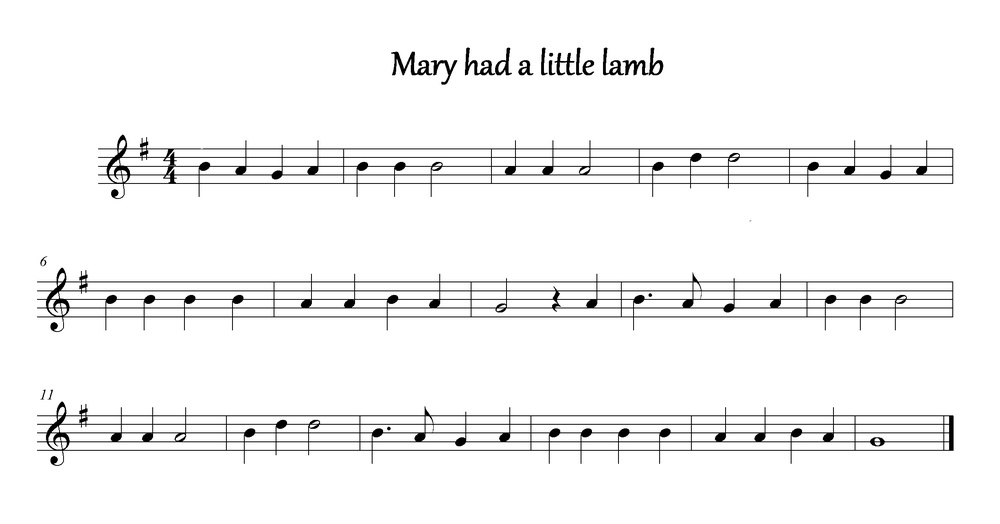
#> input picture 影像處理/huanliangTest/2.jpg, 1000 x 524 px, shrunk from 2456 x 1288 before the run
$ python main.py
#> lines starting #> are read from the running program, lines starting #| are printed output that depends on the picture; after the words box and inside, x2 and y2 are one past the last pixel; in counts of white or black regions, pixels touching at a corner belong together
### 影像處理/huanliangTest/findline.py
import cv2
import os
import numpy as np

def findline(path):

    img = cv2.imread(path, cv2.IMREAD_GRAYSCALE)
    h, w = img.shape

    #  Noise Removal
    img = cv2.fastNlMeansDenoising(img, None, 10, 7, 21)

    # Deskewing
    # = None =

    h, w = img.shape
    imgmack = np.zeros([h, w], dtype="uint8")
    imgmack2 = np.zeros([h, w], dtype="uint8")
    #imgmack2 = np.zeros([h, w, 3], dtype="uint8") # if need output test img

    #  Binarization
    ret, thresh1 = cv2.threshold(img, 200, 255, cv2.THRESH_BINARY)
    #cv2.imshow("show", thresh1)
    #cv2.waitKey(0)

    # if y,-5x~+5x (h.line) same set to white else black
    for y in range(h-1):
        for x in range(w-1):
            if(thresh1[y, x] == 0 and
               thresh1[y, x - 1] == 0 and
               thresh1[y, x - 2] == 0 and
               thresh1[y, x - 3] == 0 and
               thresh1[y, x - 4] == 0 and
               thresh1[y, x - 5] == 0 and
               thresh1[y, x + 1] == 0 and
               thresh1[y, x + 2] == 0 and
               thresh1[y, x + 3] == 0 and
               thresh1[y, x + 4] == 0 and
               thresh1[y, x + 5] == 0):
                imgmack[y, x] = 255

    #cv2.imshow("thresh", thresh1)
    #cv2.imshow("imgmack", imgmack)
    #cv2.waitKey(0)

    for y in range(h-1): #檢查是不是一線段
        for x in range(w-1):
            if(imgmack[y, x] == 255):
                if(
                        imgmack[y, x - 1] == 255 and
                        imgmack[y, x - 2] == 255 and
                        imgmack[y, x - 3] == 255 and
                        imgmack[y, x - 4] == 255 and
                        imgmack[y, x - 5] == 255 and
                        imgmack[y, x + 1] == 255 and
                        imgmack[y, x + 2] == 255 and
                        imgmack[y, x + 3] == 255 and
                        imgmack[y, x + 4] == 255 and
                        imgmack[y, x + 5] == 255
                ):
                    #畫線並且上下去掉
                    imgmack2[y, x] = 255
                    imgmack2[y + 1, x] = 0
                    imgmack2[y + 2, x] = 0
                    imgmack2[y - 1, x] = 0
                    imgmack2[y - 2, x] = 0


    #cv2.imshow("imgmack2", imgmack2)
    #cv2.waitKey(0)
    #cv2.imwrite("imgmack2.jpg", imgmack2) # if output test img
    return imgmack2

### 影像處理/huanliangTest/five.py
import cv2
import os
import numpy as np
from regulatex import regulatex

def five(img):
    #img = cv2.imread("imgmack2.jpg", cv2.IMREAD_GRAYSCALE) # if test img
    h, w = img.shape

    current_xtail = w-1
    lastx = 0
    lasty = 0

    # found the last of x axis
    while(current_xtail > 0):
        for current_yhead in range(h-1):
            if(img[current_yhead][current_xtail] == 255):   # record & break if found xtail
                lastx = current_xtail
                lasty = current_yhead
                break
        if(lastx != 0): #if xtail not empty
            break
        current_xtail -= 1

    testx = lastx
    #print(lastx)
    listy = []
    # found all line(y axis) position
    for y in range(h-1):
        if(img[y][testx] == 255 or
            img[y][testx-1] == 255 or
            img[y][testx-2] == 255 or
            img[y][testx-3] == 255 or
            img[y][testx+1] == 255 or
            img[y][testx+2] == 255 or
            img[y][testx+3] == 255):
            listy.append(y)

    #cv2.imshow("show", img)
    #cv2.waitKey(0)

    #print(listy)

    listx = []
    # found all line(x-left axis) position
    for y in listy:
        for x in range(w-1):
            if (img[y][x] == 255):
                listx.append(x)
                break
    #print(listx)
    five = np.zeros([h, w, 1], dtype="uint8")

    listx = regulatex(listx)

    #print(listx)
    i = 0
    # build only fiveline pic
    while(i<len(listy)):
        intx = listx[i]
        while (intx < lastx):
            five[listy[i]][intx] = 255
            intx = intx + 1
        i += 1

    cv2.imwrite("five.jpg", five) # if output test img
    return five, lastx

### regulatex.py
def regulatex(listx):
    #print(listx)
    time = 5
    i = 0
    xbass = listx[0]
    while(i<len(listx)):
        if(listx[i] < xbass):
            xbass = listx[i]
        if(i%time == 4):    # every each line 5
            listx[i] = listx[i-1] = listx[i-2] = listx[i-3] = listx[i-4] = xbass #line 1-5 is a group

        i = i+1

    return listx

### 影像處理/huanliangTest/get_fiveline_rows.py
def get_fiveline_rows(img1, lastx):

    row = img1.shape[0]  # Image Height
    staffRow = []
    lineRow = []
    line_count = 0

    for i in range(row):   #in height
        if (img1[i, lastx-1] == 255):  #is black
            lineRow.append(i)
            line_count += 1
        if (line_count == 5): # one set
            staffRow.append(lineRow)
            lineRow = []
            line_count = 0
    return staffRow


### 影像處理/huanliangTest/get_rows_dist.py

import numpy as np

def get_rows_dist(staffRow):
    row = len(staffRow) # num of staff row
    staffRow_spacing = []   # mean of each line spacing

    for i in range(row):    # loop each row
        row_spacing = []
        for j in range(4):  # search each row spacing
            row_spacing.append(staffRow[i][j+1] - staffRow[i][j] -1)
        counts = np.bincount(row_spacing)
        staffRow_spacing.append(np.argmax(counts))
    counts = np.bincount(staffRow_spacing)
    line_spacing = np.argmax(counts)

    return staffRow_spacing, line_spacing

### 影像處理/huanliangTest/main.py
from findline import findline
from five import five
from get_fiveline_rows import get_fiveline_rows
from get_rows_dist import get_rows_dist
import cv2
import os

# ============ Read Image ============
filename = input()
#> the answer given: 2.jpg
img = cv2.imread(filename, cv2.IMREAD_GRAYSCALE)
#> img is the input picture: shape (524, 1000); min 0, max 255, mean 244.5

# ============ Image Preprocessing + Staff Detection ============
imgmark = findline(filename)
#> in findline, `ret, thresh1 = cv2.threshold(img, 200, 255, cv2.THRESH_BINARY)`:
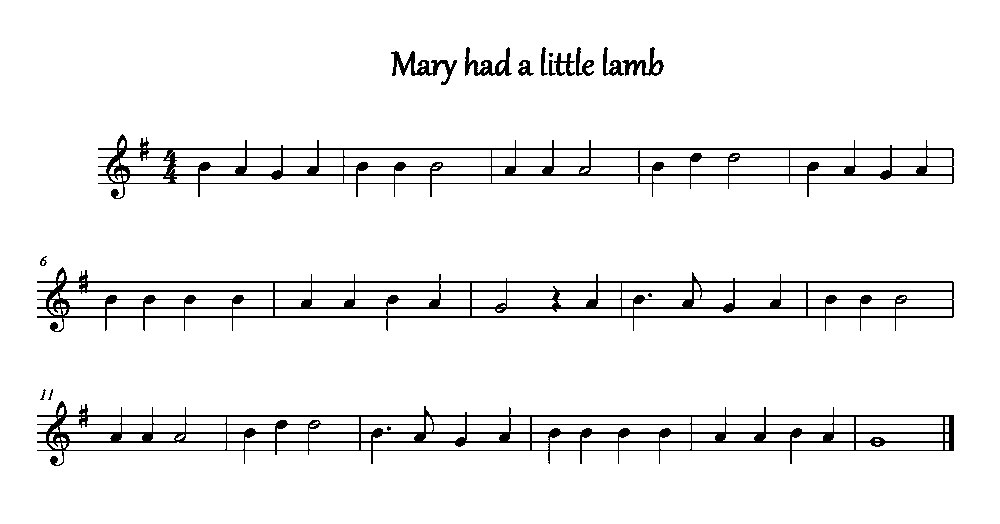
#> thresh1: shape (524, 1000); 93.8% white; black in thin lines or dots, all inside (x1, y1, x2, y2) = (37, 47, 954, 466)
#> after the loop in findline, `for y in range(h-1):`:
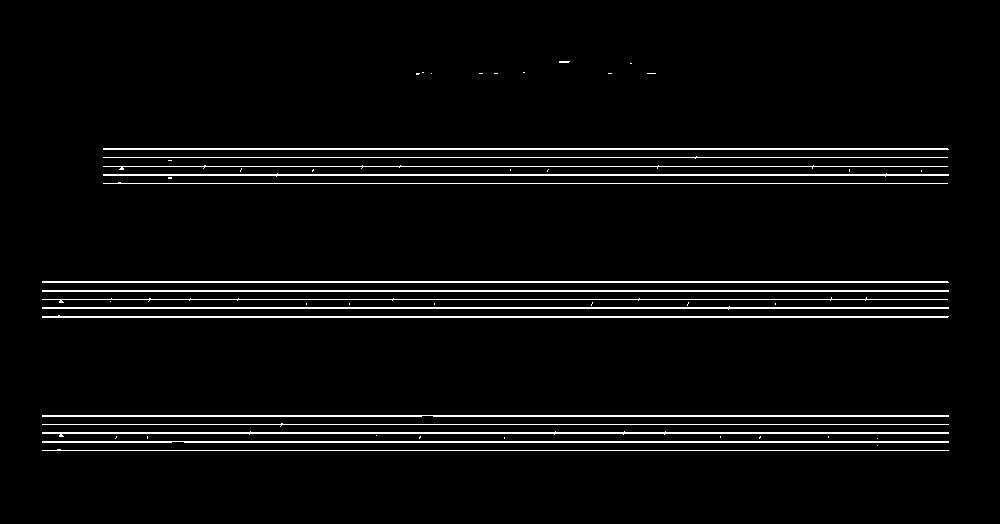
#> imgmack: shape (524, 1000); 4.1% white in thin lines or dots, all inside (x1, y1, x2, y2) = (42, 61, 949, 451)
#> after the loop in findline, `for y in range(h-1):`:
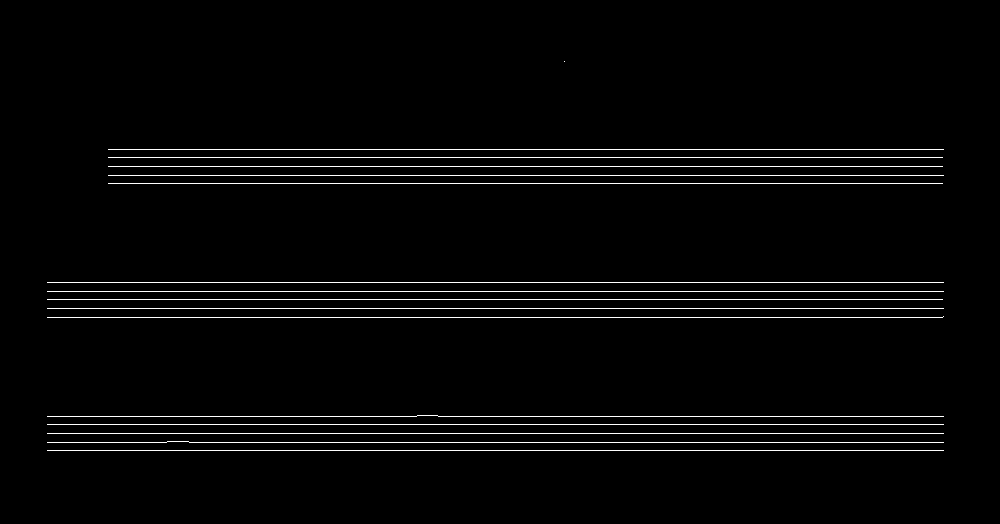
#> imgmack2: shape (524, 1000); 2.5% white in thin lines or dots, all inside (x1, y1, x2, y2) = (47, 61, 944, 451)
fiveline, lastx = five(imgmark)
#> after the loop in five, `while(i<len(listy)):`:
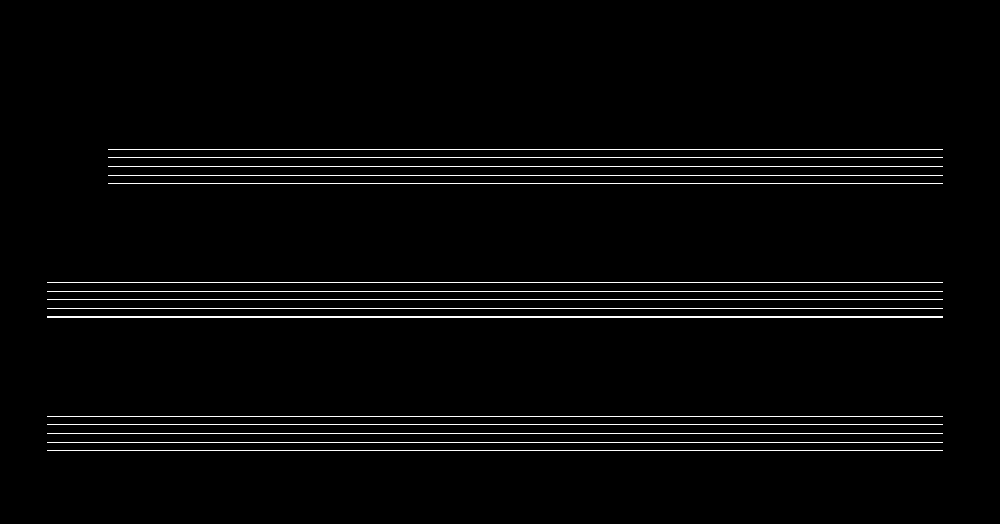
#> five: shape (524, 1000, 1); 2.7% white in thin lines or dots, all inside (x1, y1, x2, y2) = (47, 149, 943, 451)

# ============ Reference line distance & thickness ============
staffRow = get_fiveline_rows(fiveline, lastx)
#> after the loop in get_fiveline_rows, `for i in range(row):`: lineRow = [450]; line_count = 1; staffRow = [[149, 157, 166, 175, 183], [282, 291, 299, 308, 316], [317, 416, 424, 433, 442]]
staffRow_spacing, line_spacing = get_rows_dist(staffRow)
#> in get_rows_dist, `row = len(staffRow)`: row = 3
#> after the loop in get_rows_dist, `for i in range(row):`: staffRow_spacing = [7, 7, 8]
#> in get_rows_dist, `counts = np.bincount(staffRow_spacing)`: counts = [0, 0, 0, 0, 0, 0, 0, 2, 1]
#> in get_rows_dist, `line_spacing = np.argmax(counts)`: line_spacing = 7
#> staffRow_spacing = [7, 7, 8]; line_spacing = 7
#os.remove("final.jpg")

$ run again, on 影像處理/huanliangTest/hush.jpg
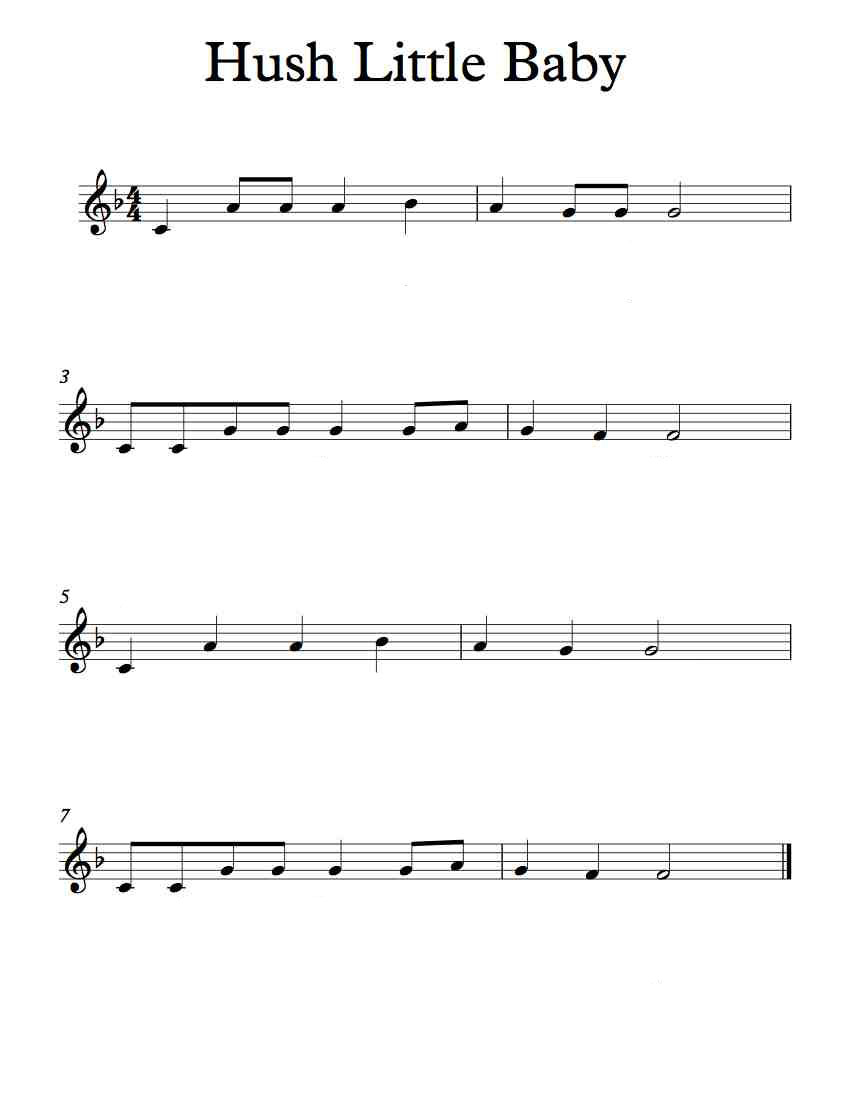
#> input picture 影像處理/huanliangTest/hush.jpg, 850 x 1100 px
#> in findline, `ret, thresh1 = cv2.threshold(img, 200, 255, cv2.THRESH_BINARY)`:
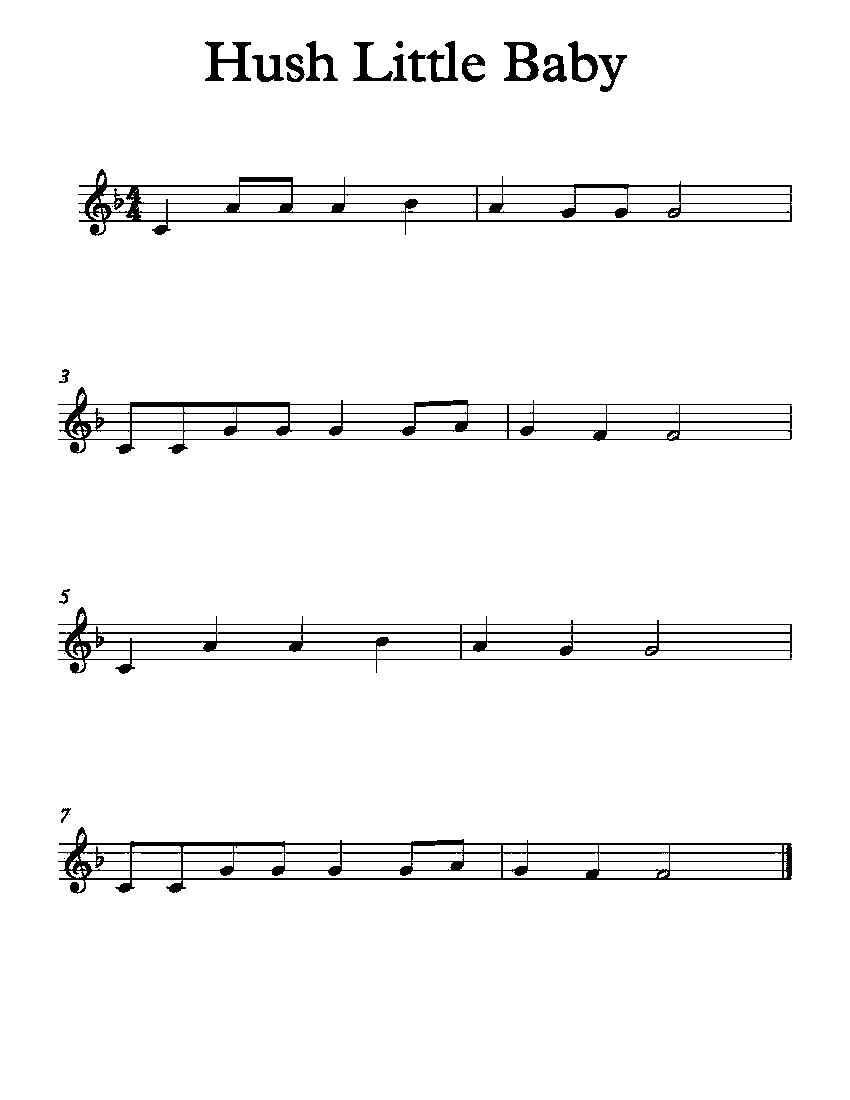
#> thresh1: shape (1100, 850); 96.1% white; 33 black regions (12 under 20 px), largest, box (x1, y1, x2, y2) and area: (58, 827, 792, 894) 8472, (78, 169, 792, 236) 7600, (58, 387, 792, 454) 7306
#> after the loop in five, `while(i<len(listy)):`:
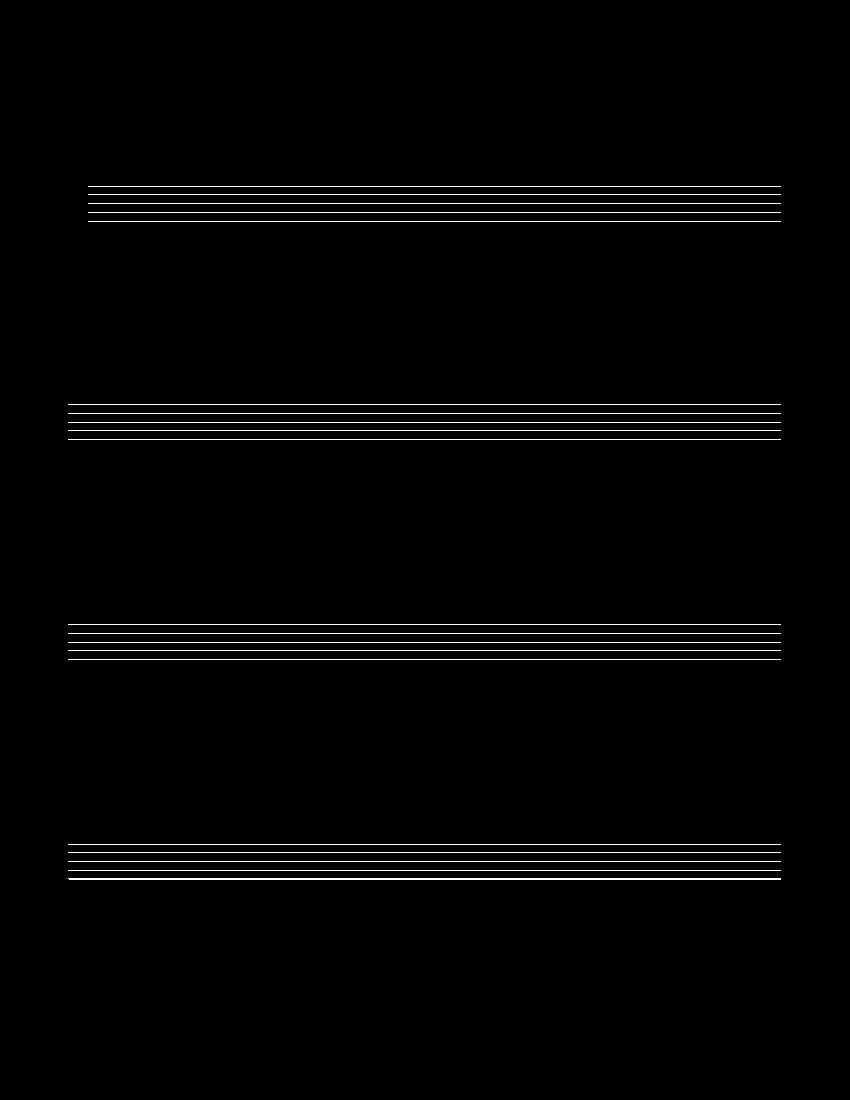
#> five: shape (1100, 850, 1); 1.6% white in thin lines or dots, all inside (x1, y1, x2, y2) = (68, 186, 781, 880)
#> after the loop in get_fiveline_rows, `for i in range(row):`: lineRow = [879]; line_count = 1; staffRow = [[186, 194, 203, 212, 221], [404, 413, 422, 430, 439], [624, 633, 642, 650, 659], [844, 852, 861, 870, 878]]
#> in get_rows_dist, `row = len(staffRow)`: row = 4
#> after the loop in get_rows_dist, `for i in range(row):`: staffRow_spacing = [8, 8, 8, 7]
#> in get_rows_dist, `counts = np.bincount(staffRow_spacing)`: counts = [0, 0, 0, 0, 0, 0, 0, 1, 3]
#> in get_rows_dist, `line_spacing = np.argmax(counts)`: line_spacing = 8
#> `staffRow_spacing, line_spacing = get_rows_dist(staffRow)`: staffRow_spacing = [8, 8, 8, 7]; line_spacing = 8
